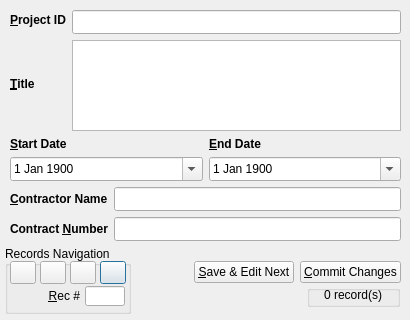
<?xml version="1.0" encoding="UTF-8"?>
<ui version="4.0">
 <class>EditProject</class>
 <widget class="QDialog" name="EditProject">
  <property name="windowModality">
   <enum>Qt::NonModal</enum>
  </property>
  <property name="geometry">
   <rect>
    <x>0</x>
    <y>0</y>
    <width>410</width>
    <height>320</height>
   </rect>
  </property>
  <property name="minimumSize">
   <size>
    <width>410</width>
    <height>320</height>
   </size>
  </property>
  <property name="maximumSize">
   <size>
    <width>410</width>
    <height>320</height>
   </size>
  </property>
  <property name="windowTitle">
   <string>Edit Project</string>
  </property>
  <property name="windowIcon">
   <iconset resource="../resources/res.qrc">
    <normaloff>:/toolbar/project-new.png</normaloff>:/toolbar/project-new.png</iconset>
  </property>
  <widget class="QWidget" name="verticalLayoutWidget_6">
   <property name="geometry">
    <rect>
     <x>10</x>
     <y>10</y>
     <width>391</width>
     <height>231</height>
    </rect>
   </property>
   <layout class="QVBoxLayout" name="VL100">
    <item>
     <layout class="QHBoxLayout" name="HL110">
      <item>
       <layout class="QVBoxLayout" name="VL112">
        <item>
         <widget class="QLabel" name="LblDocID">
          <property name="sizePolicy">
           <sizepolicy hsizetype="Preferred" vsizetype="Fixed">
            <horstretch>0</horstretch>
            <verstretch>0</verstretch>
           </sizepolicy>
          </property>
          <property name="minimumSize">
           <size>
            <width>0</width>
            <height>20</height>
           </size>
          </property>
          <property name="font">
           <font>
            <pointsize>9</pointsize>
            <weight>75</weight>
            <bold>true</bold>
           </font>
          </property>
          <property name="text">
           <string>&amp;Project ID</string>
          </property>
          <property name="buddy">
           <cstring>lineEdit0proj_id</cstring>
          </property>
         </widget>
        </item>
        <item>
         <widget class="QLabel" name="LblTitle">
          <property name="font">
           <font>
            <pointsize>9</pointsize>
            <weight>75</weight>
            <bold>true</bold>
           </font>
          </property>
          <property name="text">
           <string>&amp;Title</string>
          </property>
          <property name="buddy">
           <cstring>textEdit0proj_title</cstring>
          </property>
         </widget>
        </item>
       </layout>
      </item>
      <item>
       <layout class="QHBoxLayout" name="HL111">
        <item>
         <layout class="QVBoxLayout" name="VL1111">
          <item>
           <widget class="QLineEdit" name="lineEdit0proj_id">
            <property name="minimumSize">
             <size>
              <width>0</width>
              <height>24</height>
             </size>
            </property>
            <property name="font">
             <font>
              <pointsize>9</pointsize>
             </font>
            </property>
           </widget>
          </item>
          <item>
           <widget class="QTextEdit" name="textEdit0proj_title">
            <property name="font">
             <font>
              <pointsize>9</pointsize>
             </font>
            </property>
           </widget>
          </item>
         </layout>
        </item>
       </layout>
      </item>
     </layout>
    </item>
    <item>
     <layout class="QVBoxLayout" name="VL120">
      <item>
       <layout class="QHBoxLayout" name="HL122">
        <item>
         <widget class="QLabel" name="LblStartDate">
          <property name="font">
           <font>
            <pointsize>9</pointsize>
            <weight>75</weight>
            <bold>true</bold>
           </font>
          </property>
          <property name="text">
           <string>&amp;Start Date</string>
          </property>
          <property name="buddy">
           <cstring>dateEdit0proj_startdate</cstring>
          </property>
         </widget>
        </item>
        <item>
         <widget class="QLabel" name="LblEndDate">
          <property name="font">
           <font>
            <pointsize>9</pointsize>
            <weight>75</weight>
            <bold>true</bold>
           </font>
          </property>
          <property name="text">
           <string>&amp;End Date</string>
          </property>
          <property name="buddy">
           <cstring>dateEdit0proj_enddate</cstring>
          </property>
         </widget>
        </item>
       </layout>
      </item>
      <item>
       <layout class="QHBoxLayout" name="HL121">
        <item>
         <widget class="QDateEdit" name="dateEdit0proj_startdate">
          <property name="minimumSize">
           <size>
            <width>0</width>
            <height>24</height>
           </size>
          </property>
          <property name="font">
           <font>
            <pointsize>9</pointsize>
           </font>
          </property>
          <property name="date">
           <date>
            <year>1900</year>
            <month>1</month>
            <day>1</day>
           </date>
          </property>
          <property name="minimumDateTime">
           <datetime>
            <hour>0</hour>
            <minute>0</minute>
            <second>0</second>
            <year>1900</year>
            <month>1</month>
            <day>1</day>
           </datetime>
          </property>
          <property name="calendarPopup">
           <bool>true</bool>
          </property>
         </widget>
        </item>
        <item>
         <widget class="QDateEdit" name="dateEdit0proj_enddate">
          <property name="minimumSize">
           <size>
            <width>0</width>
            <height>24</height>
           </size>
          </property>
          <property name="font">
           <font>
            <pointsize>9</pointsize>
           </font>
          </property>
          <property name="date">
           <date>
            <year>1900</year>
            <month>1</month>
            <day>1</day>
           </date>
          </property>
          <property name="minimumDateTime">
           <datetime>
            <hour>0</hour>
            <minute>0</minute>
            <second>0</second>
            <year>1900</year>
            <month>1</month>
            <day>1</day>
           </datetime>
          </property>
          <property name="minimumDate">
           <date>
            <year>1900</year>
            <month>1</month>
            <day>1</day>
           </date>
          </property>
          <property name="calendarPopup">
           <bool>true</bool>
          </property>
         </widget>
        </item>
       </layout>
      </item>
     </layout>
    </item>
    <item>
     <layout class="QHBoxLayout" name="HL130">
      <item>
       <layout class="QVBoxLayout" name="VL132">
        <item>
         <widget class="QLabel" name="LblContName">
          <property name="font">
           <font>
            <pointsize>9</pointsize>
            <weight>75</weight>
            <bold>true</bold>
           </font>
          </property>
          <property name="text">
           <string>&amp;Contractor Name</string>
          </property>
          <property name="buddy">
           <cstring>lineEdit0proj_contname</cstring>
          </property>
         </widget>
        </item>
        <item>
         <widget class="QLabel" name="LblContNo">
          <property name="font">
           <font>
            <pointsize>9</pointsize>
            <weight>75</weight>
            <bold>true</bold>
           </font>
          </property>
          <property name="text">
           <string>Contract &amp;Number</string>
          </property>
          <property name="buddy">
           <cstring>lineEdit0proj_contno</cstring>
          </property>
         </widget>
        </item>
       </layout>
      </item>
      <item>
       <layout class="QHBoxLayout" name="HL131">
        <item>
         <layout class="QVBoxLayout" name="VL131">
          <item>
           <widget class="QLineEdit" name="lineEdit0proj_contname">
            <property name="minimumSize">
             <size>
              <width>0</width>
              <height>24</height>
             </size>
            </property>
            <property name="font">
             <font>
              <pointsize>9</pointsize>
             </font>
            </property>
            <property name="placeholderText">
             <string/>
            </property>
           </widget>
          </item>
          <item>
           <widget class="QLineEdit" name="lineEdit0proj_contno">
            <property name="minimumSize">
             <size>
              <width>0</width>
              <height>24</height>
             </size>
            </property>
            <property name="font">
             <font>
              <pointsize>9</pointsize>
             </font>
            </property>
           </widget>
          </item>
         </layout>
        </item>
       </layout>
      </item>
     </layout>
    </item>
   </layout>
  </widget>
  <widget class="QWidget" name="horizontalLayoutWidget">
   <property name="geometry">
    <rect>
     <x>139</x>
     <y>285</y>
     <width>261</width>
     <height>22</height>
    </rect>
   </property>
   <layout class="QHBoxLayout" name="HL101">
    <item>
     <spacer name="horizontalSpacer">
      <property name="orientation">
       <enum>Qt::Horizontal</enum>
      </property>
      <property name="sizeHint" stdset="0">
       <size>
        <width>40</width>
        <height>20</height>
       </size>
      </property>
     </spacer>
    </item>
    <item>
     <widget class="QGroupBox" name="GB2">
      <property name="sizePolicy">
       <sizepolicy hsizetype="Fixed" vsizetype="Preferred">
        <horstretch>0</horstretch>
        <verstretch>0</verstretch>
       </sizepolicy>
      </property>
      <property name="minimumSize">
       <size>
        <width>93</width>
        <height>0</height>
       </size>
      </property>
      <property name="title">
       <string/>
      </property>
      <widget class="QLabel" name="LblTotalRecords">
       <property name="geometry">
        <rect>
         <x>4</x>
         <y>0</y>
         <width>71</width>
         <height>20</height>
        </rect>
       </property>
       <property name="sizePolicy">
        <sizepolicy hsizetype="Fixed" vsizetype="Preferred">
         <horstretch>0</horstretch>
         <verstretch>0</verstretch>
        </sizepolicy>
       </property>
       <property name="minimumSize">
        <size>
         <width>65</width>
         <height>0</height>
        </size>
       </property>
       <property name="text">
        <string>0 record(s)</string>
       </property>
       <property name="alignment">
        <set>Qt::AlignRight|Qt::AlignTrailing|Qt::AlignVCenter</set>
       </property>
      </widget>
     </widget>
    </item>
   </layout>
  </widget>
  <widget class="QGroupBox" name="GB1">
   <property name="geometry">
    <rect>
     <x>5</x>
     <y>246</y>
     <width>126</width>
     <height>68</height>
    </rect>
   </property>
   <property name="maximumSize">
    <size>
     <width>16777215</width>
     <height>68</height>
    </size>
   </property>
   <property name="title">
    <string>Records Navigation</string>
   </property>
   <widget class="QLabel" name="LblRecNo">
    <property name="geometry">
     <rect>
      <x>10</x>
      <y>40</y>
      <width>65</width>
      <height>20</height>
     </rect>
    </property>
    <property name="sizePolicy">
     <sizepolicy hsizetype="Fixed" vsizetype="Preferred">
      <horstretch>0</horstretch>
      <verstretch>0</verstretch>
     </sizepolicy>
    </property>
    <property name="minimumSize">
     <size>
      <width>65</width>
      <height>0</height>
     </size>
    </property>
    <property name="text">
     <string>&amp;Rec #</string>
    </property>
    <property name="alignment">
     <set>Qt::AlignRight|Qt::AlignTrailing|Qt::AlignVCenter</set>
    </property>
    <property name="buddy">
     <cstring>lineEditRecordNo</cstring>
    </property>
   </widget>
   <widget class="QLineEdit" name="lineEditRecordNo">
    <property name="geometry">
     <rect>
      <x>80</x>
      <y>40</y>
      <width>40</width>
      <height>20</height>
     </rect>
    </property>
    <property name="minimumSize">
     <size>
      <width>40</width>
      <height>0</height>
     </size>
    </property>
    <property name="maximumSize">
     <size>
      <width>40</width>
      <height>16777215</height>
     </size>
    </property>
    <property name="alignment">
     <set>Qt::AlignCenter</set>
    </property>
   </widget>
   <widget class="QPushButton" name="pushButtonLast">
    <property name="geometry">
     <rect>
      <x>95</x>
      <y>15</y>
      <width>26</width>
      <height>23</height>
     </rect>
    </property>
    <property name="text">
     <string/>
    </property>
    <property name="icon">
     <iconset resource="../resources/res.qrc">
      <normaloff>:/navigate/control-stop-right-icon.png</normaloff>:/navigate/control-stop-right-icon.png</iconset>
    </property>
    <property name="iconSize">
     <size>
      <width>32</width>
      <height>32</height>
     </size>
    </property>
   </widget>
   <widget class="QPushButton" name="pushButtonNext">
    <property name="geometry">
     <rect>
      <x>65</x>
      <y>15</y>
      <width>26</width>
      <height>23</height>
     </rect>
    </property>
    <property name="text">
     <string/>
    </property>
    <property name="icon">
     <iconset resource="../resources/res.qrc">
      <normaloff>:/navigate/control-double-right-icon.png</normaloff>:/navigate/control-double-right-icon.png</iconset>
    </property>
    <property name="iconSize">
     <size>
      <width>32</width>
      <height>32</height>
     </size>
    </property>
   </widget>
   <widget class="QPushButton" name="pushButtonPrev">
    <property name="geometry">
     <rect>
      <x>35</x>
      <y>15</y>
      <width>26</width>
      <height>23</height>
     </rect>
    </property>
    <property name="text">
     <string/>
    </property>
    <property name="icon">
     <iconset resource="../resources/res.qrc">
      <normaloff>:/navigate/control-double-left-icon.png</normaloff>:/navigate/control-double-left-icon.png</iconset>
    </property>
    <property name="iconSize">
     <size>
      <width>32</width>
      <height>32</height>
     </size>
    </property>
   </widget>
   <widget class="QPushButton" name="pushButtonFirst">
    <property name="geometry">
     <rect>
      <x>5</x>
      <y>15</y>
      <width>26</width>
      <height>23</height>
     </rect>
    </property>
    <property name="text">
     <string/>
    </property>
    <property name="icon">
     <iconset resource="../resources/res.qrc">
      <normaloff>:/navigate/control-stop-left-icon.png</normaloff>:/navigate/control-stop-left-icon.png</iconset>
    </property>
    <property name="iconSize">
     <size>
      <width>32</width>
      <height>32</height>
     </size>
    </property>
   </widget>
  </widget>
  <widget class="QWidget" name="horizontalLayoutWidget_2">
   <property name="geometry">
    <rect>
     <x>140</x>
     <y>260</y>
     <width>261</width>
     <height>25</height>
    </rect>
   </property>
   <layout class="QHBoxLayout" name="horizontalLayout">
    <item>
     <spacer name="horizontalSpacer_2">
      <property name="orientation">
       <enum>Qt::Horizontal</enum>
      </property>
      <property name="sizeHint" stdset="0">
       <size>
        <width>40</width>
        <height>20</height>
       </size>
      </property>
     </spacer>
    </item>
    <item>
     <widget class="QPushButton" name="pushButtonAddMore">
      <property name="sizePolicy">
       <sizepolicy hsizetype="Fixed" vsizetype="Fixed">
        <horstretch>0</horstretch>
        <verstretch>0</verstretch>
       </sizepolicy>
      </property>
      <property name="minimumSize">
       <size>
        <width>95</width>
        <height>0</height>
       </size>
      </property>
      <property name="text">
       <string>&amp;Save &amp;&amp; Edit Next</string>
      </property>
     </widget>
    </item>
    <item>
     <widget class="QPushButton" name="pushButtonCommitAll">
      <property name="sizePolicy">
       <sizepolicy hsizetype="Fixed" vsizetype="Fixed">
        <horstretch>0</horstretch>
        <verstretch>0</verstretch>
       </sizepolicy>
      </property>
      <property name="minimumSize">
       <size>
        <width>95</width>
        <height>0</height>
       </size>
      </property>
      <property name="text">
       <string>&amp;Commit Changes</string>
      </property>
     </widget>
    </item>
   </layout>
  </widget>
 </widget>
 <tabstops>
  <tabstop>lineEdit0proj_id</tabstop>
  <tabstop>textEdit0proj_title</tabstop>
  <tabstop>dateEdit0proj_startdate</tabstop>
  <tabstop>dateEdit0proj_enddate</tabstop>
  <tabstop>lineEdit0proj_contname</tabstop>
  <tabstop>lineEdit0proj_contno</tabstop>
  <tabstop>pushButtonAddMore</tabstop>
  <tabstop>pushButtonCommitAll</tabstop>
  <tabstop>lineEditRecordNo</tabstop>
  <tabstop>pushButtonFirst</tabstop>
  <tabstop>pushButtonPrev</tabstop>
  <tabstop>pushButtonNext</tabstop>
  <tabstop>pushButtonLast</tabstop>
 </tabstops>
 <resources>
  <include location="../resources/res.qrc"/>
 </resources>
 <connections/>
</ui>
